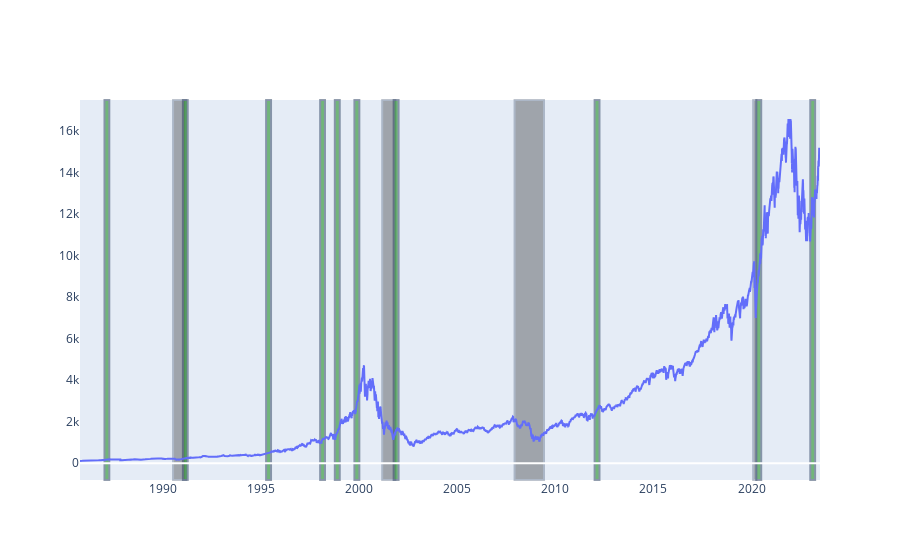

Notebook source saved alongside this figure:
### Code cell
ret=ndx.resample('Q').last().pct_change()['Close']
best_quarters=ret.sort_values(ascending=False).head(10).index

fig=go.Figure()
fig.add_trace(go.Scatter(x=ndx.index,y=ndx['Close']))
for start,end in zip(recessions['Start'],recessions['End']):
    if start<ndx.index.min():
        pass
    else:
        fig.add_shape(x0=start,x1=end,y0=0,y1=1,xref='x',yref='paper',fillcolor='black',opacity=0.3,layer='below')

#add the recessions area shaded        
for quarter in best_quarters:
    fig.add_shape(x0=quarter-relativedelta(months=3),x1=quarter,y0=0,y1=1,xref='x',yref='paper',opacity=0.5,fillcolor='green',layer='below')
fig.update_layout(xaxis=dict(showgrid=False),yaxis=dict(showgrid=False))
fig.show()

### Figure 1 — Plotly figure (JSON) as saved in the notebook; plotly's stock layout.template omitted (floating-point values rounded to 4 significant figures; data arrays with more than 128 entries replaced by an {"elided": "..."} marker saying what was removed)
{"data": [{"type": "scatter", "x": {"elided": "9514 str values"}, "y": {"elided": "9514 float values"}}], "layout": {"shapes": [{"fillcolor": "black", "layer": "below", "opacity": 0.3, "x0": "1990-07-01T00:00:00", "x1": "1991-03-01T00:00:00", "xref": "x", "y0": 0, "y1": 1, "yref": "paper"}, {"fillcolor": "black", "layer": "below", "opacity": 0.3, "x0": "2001-03-01T00:00:00", "x1": "2001-11-01T00:00:00", "xref": "x", "y0": 0, "y1": 1, "yref": "paper"}, {"fillcolor": "black", "layer": "below", "opacity": 0.3, "x0": "2007-12-01T00:00:00", "x1": "2009-06-01T00:00:00", "xref": "x", "y0": 0, "y1": 1, "yref": "paper"}, {"fillcolor": "black", "layer": "below", "opacity": 0.3, "x0": "2020-02-01T00:00:00", "x1": "2020-04-01T00:00:00", "xref": "x", "y0": 0, "y1": 1, "yref": "paper"}, {"fillcolor": "green", "layer": "below", "opacity": 0.5, "x0": "1999-09-30T00:00:00", "x1": "1999-12-31T00:00:00", "xref": "x", "y0": 0, "y1": 1, "yref": "paper"}, {"fillcolor": "green", "layer": "below", "opacity": 0.5, "x0": "1998-09-30T00:00:00", "x1": "1998-12-31T00:00:00", "xref": "x", "y0": 0, "y1": 1, "yref": "paper"}, {"fillcolor": "green", "layer": "below", "opacity": 0.5, "x0": "2001-09-30T00:00:00", "x1": "2001-12-31T00:00:00", "xref": "x", "y0": 0, "y1": 1, "yref": "paper"}, {"fillcolor": "green", "layer": "below", "opacity": 0.5, "x0": "1990-12-31T00:00:00", "x1": "1991-03-31T00:00:00", "xref": "x", "y0": 0, "y1": 1, "yref": "paper"}, {"fillcolor": "green", "layer": "below", "opacity": 0.5, "x0": "1986-12-31T00:00:00", "x1": "1987-03-31T00:00:00", "xref": "x", "y0": 0, "y1": 1, "yref": "paper"}, {"fillcolor": "green", "layer": "below", "opacity": 0.5, "x0": "2020-03-30T00:00:00", "x1": "2020-06-30T00:00:00", "xref": "x", "y0": 0, "y1": 1, "yref": "paper"}, {"fillcolor": "green", "layer": "below", "opacity": 0.5, "x0": "1997-12-31T00:00:00", "x1": "1998-03-31T00:00:00", "xref": "x", "y0": 0, "y1": 1, "yref": "paper"}, {"fillcolor": "green", "layer": "below", "opacity": 0.5, "x0": "2011-12-31T00:00:00", "x1": "2012-03-31T00:00:00", "xref": "x", "y0": 0, "y1": 1, "yref": "paper"}, {"fillcolor": "green", "layer": "below", "opacity": 0.5, "x0": "2022-12-31T00:00:00", "x1": "2023-03-31T00:00:00", "xref": "x", "y0": 0, "y1": 1, "yref": "paper"}, {"fillcolor": "green", "layer": "below", "opacity": 0.5, "x0": "1995-03-30T00:00:00", "x1": "1995-06-30T00:00:00", "xref": "x", "y0": 0, "y1": 1, "yref": "paper"}], "xaxis": {"showgrid": false}, "yaxis": {"showgrid": false}}}
